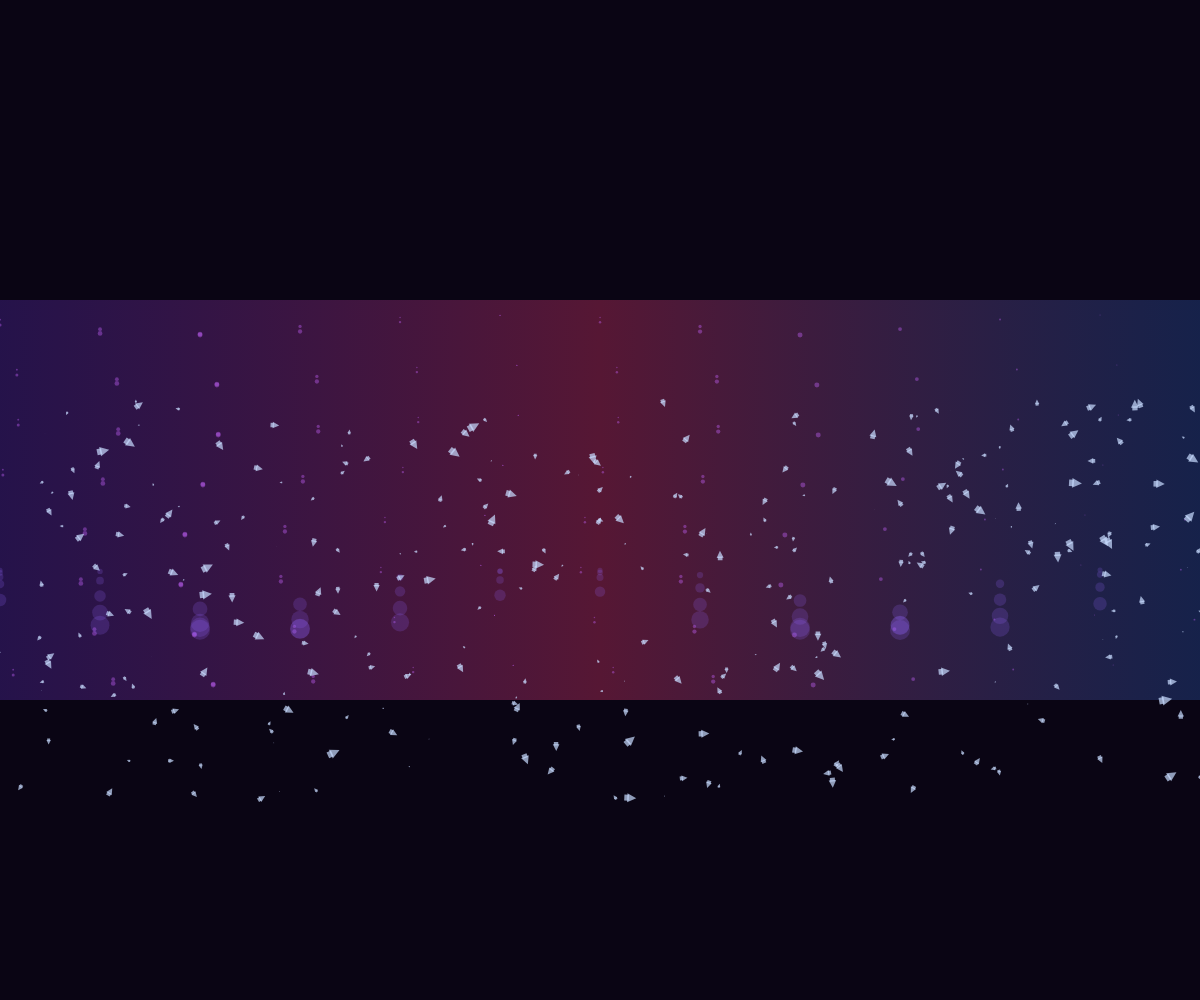
Frame 1 (no input)
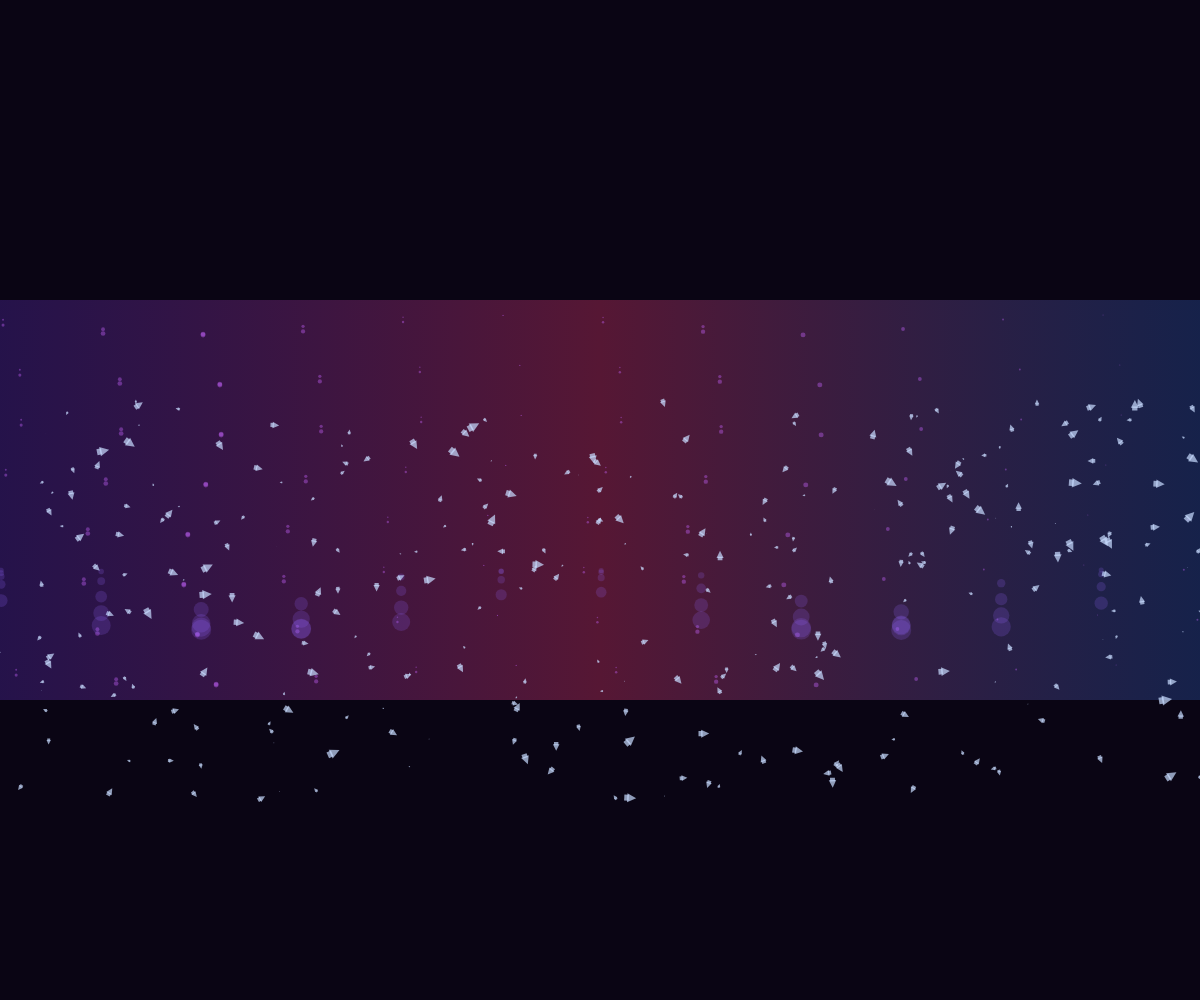
Frame 60 (no input)
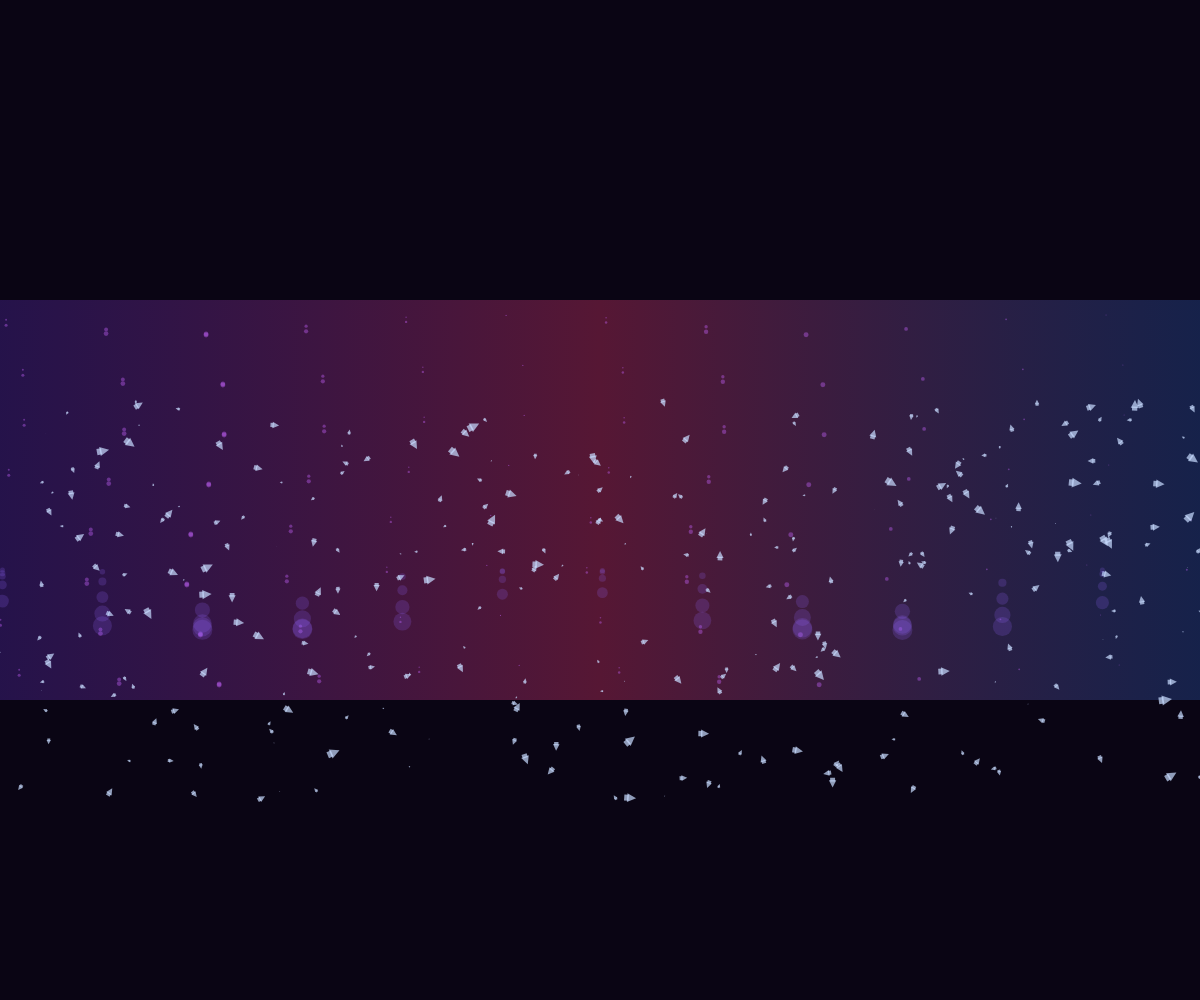
Frame 120 (the mouse pressed at the canvas centre since frame 60)

The p5.js sketch that drew these frames (run headless with seeded random() and noise() and a simulated clock; from frame 60 on, the mouse is pressed at the canvas centre):

// p5.js sketch
// ── sketch.js
let energyBands;
let crystals = [];
let time = 0;

function setup() {
  createCanvas(windowWidth, windowHeight);
  noStroke();
  
  // Create energy bands - gradient layers
  energyBands = [];
  for (let i = 0; i < 8; i++) {
    const y = map(i, 0, 8, height * 0.3, height * 0.7);
    const h = height * 0.05;
    energyBands.push({
      y: y,
      h: h,
      speed: random(0.001, 0.005),
      color: color(
        map(i, 0, 8, 100, 255),
        map(i, 0, 8, 50, 150),
        map(i, 0, 8, 200, 255),
        150
      )
    });
  }
  
  // Initialize crystals with random positions and sizes
  for (let i = 0; i < 300; i++) {
    crystals.push({
      x: random(width),
      y: random(height * 0.4, height * 0.8),
      size: random(2, 8),
      speed: random(0.01, 0.05),
      phase: random(TWO_PI)
    });
  }
}

function draw() {
  background(10, 5, 20);
  
  time += 0.01;
  
  // Draw energy bands
  for (let i = 0; i < energyBands.length; i++) {
    const band = energyBands[i];
    
    // Animate the band
    let offset = sin(time * band.speed + i) * 20;
    
    // Create gradient effect
    const gradient = drawingContext.createLinearGradient(0, band.y, width, band.y);
    gradient.addColorStop(0, 'rgba(100, 50, 200, 0.3)');
    gradient.addColorStop(0.5, 'rgba(200, 50, 100, 0.4)');
    gradient.addColorStop(1, 'rgba(50, 100, 200, 0.3)');
    
    drawingContext.fillStyle = gradient;
    rect(0, band.y, width, band.h);
    
    // Add subtle movement
    for (let j = 0; j < 20; j++) {
      const x = (time * 0.05 + j) * 100 + offset;
      const y = band.y + band.h / 2 + sin(time * 0.02 + j) * 10;
      const size = map(sin(time * 0.03 + j), -1, 1, 1, 5);
      
      drawingContext.fillStyle = color(200, 100, 255, 100);
      ellipse(x % width, y, size, size);
    }
  }
  
  // Draw crystals
  for (let i = 0; i < crystals.length; i++) {
    const crystal = crystals[i];
    
    // Animate crystal growth and rotation
    let phase = time * crystal.speed + crystal.phase;
    let size = crystal.size + sin(phase) * 2;
    let x = crystal.x + cos(phase) * 5;
    let y = crystal.y + sin(phase) * 3;
    
    // Draw geometric crystal shape
    drawingContext.fillStyle = color(200, 220, 255, 180);
    
    push();
    translate(x, y);
    rotate(phase);
    
    // Draw a simple geometric crystal structure (triangle + square)
    beginShape();
    vertex(0, -size/2);
    vertex(size/2, size/2);
    vertex(-size/2, size/2);
    endShape(CLOSE);
    
    rect(-size/3, size/3, size/1.5, size/2);
    
    pop();
  }
  
  // Add some fluid movement to the energy fields
  drawingContext.globalCompositeOperation = 'lighten';
  for (let i = 0; i < 50; i++) {
    const x = (time * 0.02 + i) * 100;
    const y = height * 0.6 + sin(time * 0.03 + i) * 30;
    const size = map(sin(time * 0.04 + i), -1, 1, 5, 20);
    
    drawingContext.fillStyle = color(150, 100, 255, 50);
    ellipse(x % width, y, size, size);
  }
  drawingContext.globalCompositeOperation = 'source-over';
}

function windowResized() {
  resizeCanvas(windowWidth, windowHeight);
}
